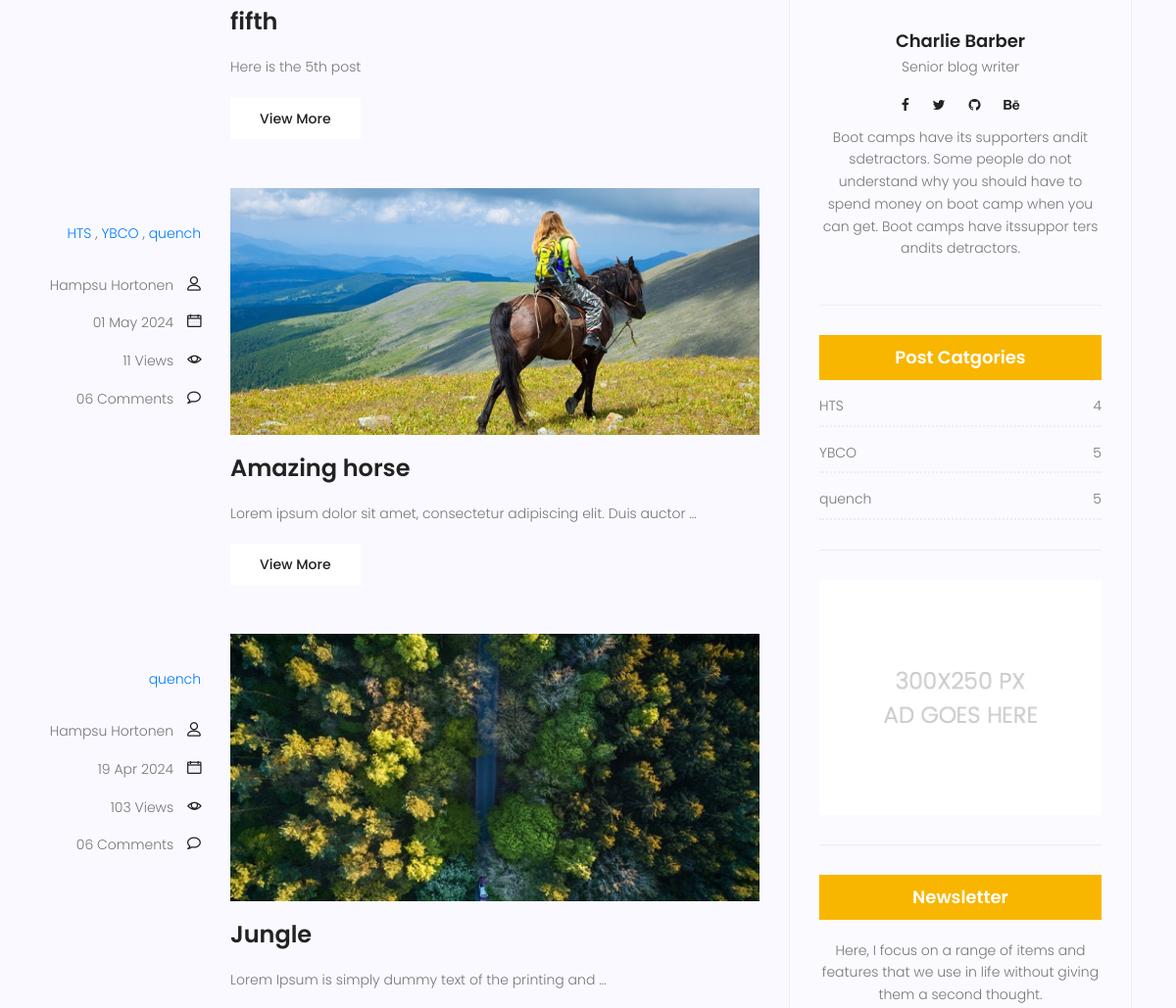
/blog/ (middle part), run on an earlier commit of the app's database.
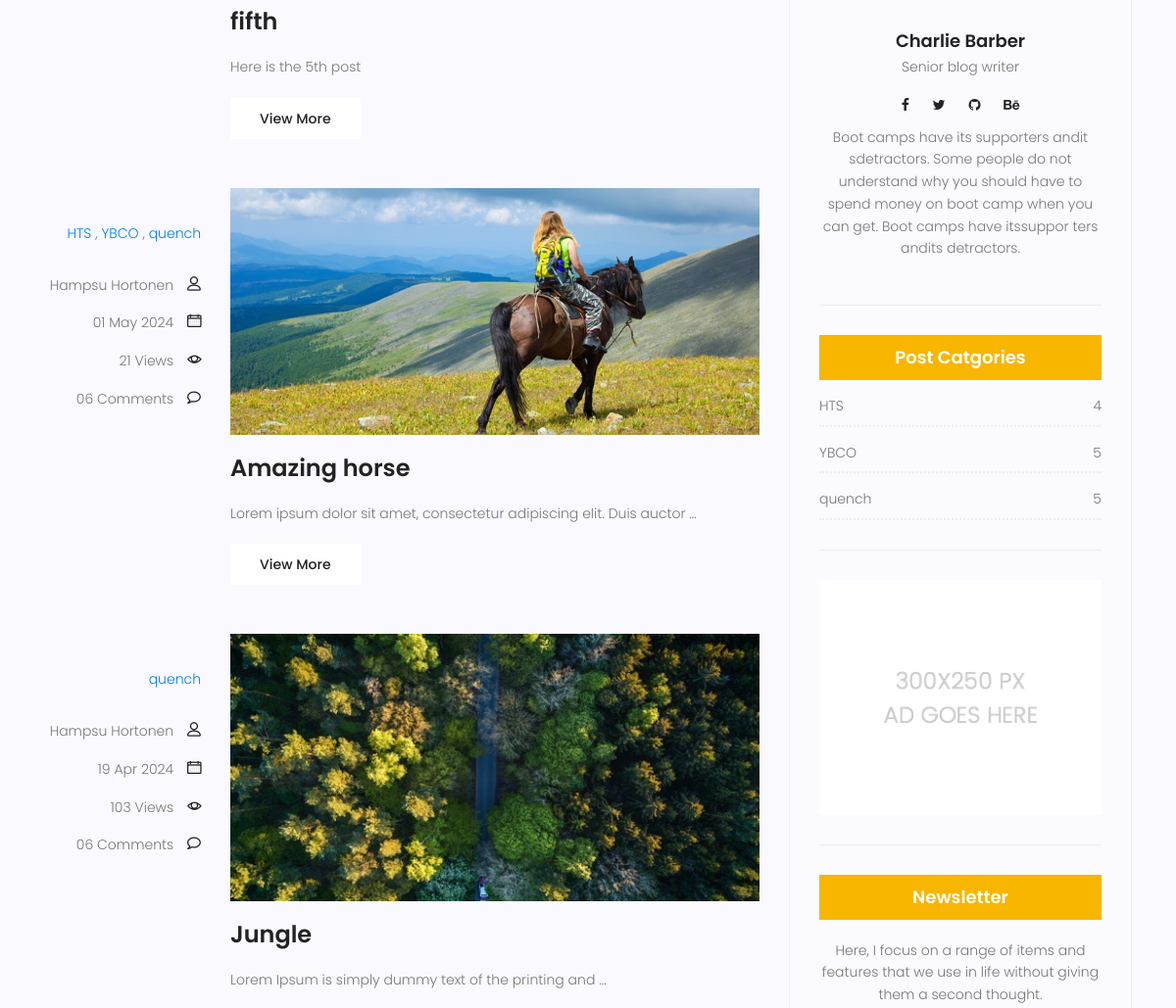
And on a later commit of the database.
### blog/models.py (models this page shows, shortened)
class Post(models.Model):
    image = models.ImageField(upload_to='blog/', default='blog/default.jpg')
    author = models.ForeignKey(User, null=True, on_delete=models.SET_NULL)
    title = models.CharField(max_length=255)
    content = models.TextField()
    tags = TaggableManager()
    category = models.ManyToManyField(Category)
    counted_view = models.IntegerField(default=0)
    status = models.BooleanField(default=False)
    published_date = models.DateTimeField(null=True)
    created_date = models.DateTimeField(auto_now_add=True)
    updated_date = models.DateTimeField(auto_now=True)
    class Meta:
        ordering = ('-created_date',)

class Category(models.Model):
    name = models.CharField(max_length=255)
    def __str__(self):
        return self.name

### blog/views.py (the view)
# urls.py: path('', blog_view, name = 'index'),
def blog_view(request, **kwargs):
    posts = Post.objects.filter(status = True)
    if kwargs.get('cat_name') != None:
        posts = posts.filter(category__name = kwargs['cat_name'])
    if kwargs.get('author_username') != None:
        posts = posts.filter(author__username = kwargs['author_username'])
    if kwargs.get('tag_name') != None:
        posts = posts.filter(tags__name__in = [kwargs['tag_name']])
    posts = posts.filter(published_date__lte=timezone.now()).order_by('-published_date')
    posts = Paginator(posts, 3)
    try:
        page_number = request.GET.get('page')
        posts = posts.get_page(page_number)
    except PageNotAnInteger:
        posts = posts.page(1)
    except EmptyPage:
        posts = posts.page(1)
    context = {'posts': posts}
    return render(request, 'blog/blog-home.html', context)

### blog/templatetags/blog_tags.py (called while the page is built)
@register.inclusion_tag('blog/blog-post-categories.html')
def postcategories():
    posts = Post.objects.filter(status = True)
    categories = Category.objects.all()
    cat_dict = {}
    for name in categories:
        cat_dict[name] = posts.filter(category=name).count()
    return {'categories': cat_dict}

### templates/blog/blog-home.html (shortened to what this page needs)
{% extends 'base.html' %}
{% load static %}
{% load blog_tags %}
{% block content %}
<section class="post-content-area">
	<div class="container">
		<div class="row">
			<div class="col-lg-8 posts-list">
				{% for post in posts %}
				<div class="single-post row">
					<div class="col-lg-3  col-md-3 meta-details">
						<ul class="tags">
							{% for cat in post.category.all %}
							<a href="{% url 'blog:category' cat_name=cat.name %}">{{cat.name}}</a> {% if not forloop.last %},{% endif %}
							{% endfor %}
						</ul>
						<div class="user-details row">
							<p class="user-name col-lg-12 col-md-12 col-6"><a href="{% url 'blog:author' author_username=post.author.get_username %}">{{post.author.get_full_name}}</a>
								<span class="lnr lnr-user"></span>
							</p>
							<p class="date col-lg-12 col-md-12 col-6"><a href="#">{{post.published_date|date:"d M Y"}}</a> <span class="lnr lnr-calendar-full"></span></p>
							<p class="view col-lg-12 col-md-12 col-6"><a href="#">{{post.counted_view}} Views</a> <span
									class="lnr lnr-eye"></span></p>
							<p class="comments col-lg-12 col-md-12 col-6"><a href="#">06 Comments</a> <span
									class="lnr lnr-bubble"></span></p>
						</div>
					</div>
					<div class="col-lg-9 col-md-9 ">
						<div class="feature-img">
							<img class="img-fluid" src="{{post.image.url}}" alt="">
						</div>
						<a class="posts-title" href="{% url 'blog:single' post.id %}">
							<h3>{{post.title}}</h3>
						</a>
						<p class="excert">
							{{post.content|truncatewords:10}}
						</p>
						<a href="{% url 'blog:single' post.id %}" class="primary-btn">View More</a>
					</div>
				</div>
				{% endfor %}
			</div>
			<div class="col-lg-4 sidebar-widgets">
				<div class="widget-wrap">
					{% include 'blog/blog-writer.html' %}
					{% postcategories %}
					{% include 'blog/blog-ads.html' %}
					{% include 'blog/blog-newsletter.html' %}
				</div>
			</div>
		</div>
	</div>
</section>
{% endblock %}

### templates/base.html (shortened to what this page needs)
{% load static %}
<!DOCTYPE html>
<html lang="zxx" class="no-js">
<head>
    <link rel="stylesheet" href="{% static 'css/linearicons.css' %}">
    <link rel="stylesheet" href="{% static 'css/font-awesome.min.css' %}">
    <link rel="stylesheet" href="{% static 'css/bootstrap.css' %}">
    <link rel="stylesheet" href="{% static 'css/magnific-popup.css' %}">
    <link rel="stylesheet" href="{% static 'css/jquery-ui.css' %}">
    <link rel="stylesheet" href="{% static 'css/nice-select.css' %}">
    <link rel="stylesheet" href="{% static 'css/animate.min.css' %}">
    <link rel="stylesheet" href="{% static 'css/owl.carousel.css' %}">
    <link rel="stylesheet" href="{% static 'css/main.css' %}">
</head>
<body>
    {% block content %}
    {% endblock %}
</body>
</html>

### templates/messages.html (shortened to what this page needs)
{% load static %}

### templates/blog/blog-search.html (shortened to what this page needs)
{% load static %}

### templates/blog/blog-writer.html (shortened to what this page needs)
{% load static %}
<div class="single-sidebar-widget user-info-widget">
    <a href="#">
        <h4>Charlie Barber</h4>
    </a>
    <p>
        Senior blog writer
    </p>
    <ul class="social-links">
        <li><a href="#"><i class="fa fa-facebook"></i></a></li>
        <li><a href="#"><i class="fa fa-twitter"></i></a></li>
        <li><a href="#"><i class="fa fa-github"></i></a></li>
        <li><a href="#"><i class="fa fa-behance"></i></a></li>
    </ul>
    <p>
        Boot camps have its supporters andit sdetractors. Some people do not understand why you
        should have to spend money on boot camp when you can get. Boot camps have itssuppor ters
        andits detractors.
    </p>
</div>

### templates/blog/blog-post-categories.html
{% load static %}
<div class="single-sidebar-widget post-category-widget">
    <h4 class="category-title">Post Catgories</h4>
    <ul class="cat-list">
        {% for name, count in categories.items %}
        <li>
            <a href="{% url 'blog:category' cat_name=name%}" class="d-flex justify-content-between">
                <p>{{name}}</p>
                <p>{{count}}</p>
            </a>
        </li>
        {% endfor %}
    </ul>
</div>

### templates/blog/blog-ads.html
{% load static %}
<div class="single-sidebar-widget ads-widget">
    <a href="#"><img class="img-fluid" src="{% static 'img/blog/ads-banner.jpg' %}" alt=""></a>
</div>

### templates/blog/blog-newsletter.html (shortened to what this page needs)
{% load static %}
<div class="single-sidebar-widget newsletter-widget">
    <h4 class="newsletter-title">Newsletter</h4>
    <p>
        Here, I focus on a range of items and features that we use in life without
        giving them a second thought.
    </p>
</div>

### statics/css/main.css (style rules this page uses)
body { color: #777777; font-family: "Poppins", sans-serif; font-size: 14px; font-weight: 300; line-height: 1.625em; position: relative; }
ol, ul { margin: 0; padding: 0; list-style: none; }
a { -webkit-transition: all 0.3s ease 0s; -moz-transition: all 0.3s ease 0s; -o-transition: all 0.3s ease 0s; transition: all 0.3s ease 0s; }
a, a:focus, a:hover { text-decoration: none; outline: 0; }
h1, h2, h3, h4, h5, h6 { font-family: "Poppins", sans-serif; color: #222222; line-height: 1.2em !important; margin-bottom: 0; margin-top: 0; font-weight: 600; }
h3, .h3 { font-size: 24px; }
h4, .h4 { font-size: 18px; }
h3 { font-size: 24px; }
h4 { font-size: 18px; }
h1, h2, h3, h4, h5, h6 { line-height: 1.5em; }
.primary-btn { background: #f8b600; line-height: 42px; padding-left: 30px; padding-right: 30px; border: none; color: #fff; display: inline-block; font-size: 14px; font-weight: 500; position: relative; -webkit-transition: all 0.3s ease 0s; -moz-transition: all 0.3s ease 0s; -o-transition: all 0.3s ease 0s; transition: all 0.3s ease 0s; cursor: pointer; position: relative; }
.post-content-area { background-color: #f9f9ff; }
.post-content-area .single-post { margin-bottom: 50px; }
.post-content-area .single-post .meta-details { text-align: right; margin-top: 35px; }
.post-content-area .single-post .meta-details .tags { margin-bottom: 30px; }
.post-content-area .single-post .user-name a, .post-content-area .single-post .date a, .post-content-area .single-post .view a, .post-content-area .single-post .comments a { color: #777777; margin-right: 10px; -webkit-transition: all 0.3s ease 0s; -moz-transition: all 0.3s ease 0s; -o-transition: all 0.3s ease 0s; transition: all 0.3s ease 0s; }
.post-content-area .single-post .user-name .lnr, .post-content-area .single-post .date .lnr, .post-content-area .single-post .view .lnr, .post-content-area .single-post .comments .lnr { font-weight: 900; color: #222; }
.post-content-area .single-post .feature-img img { width: 100%; }
.post-content-area .single-post .posts-title h3 { margin: 20px 0px; }
.post-content-area .single-post .excert { margin-bottom: 20px; }
.post-content-area .single-post .primary-btn { background: #fff !important; color: #222 !important; -webkit-transition: all 0.3s ease 0s; -moz-transition: all 0.3s ease 0s; -o-transition: all 0.3s ease 0s; transition: all 0.3s ease 0s; border-radius: 0px !important; }
.posts-list .posts-title h3 { -webkit-transition: all 0.3s ease 0s; -moz-transition: all 0.3s ease 0s; -o-transition: all 0.3s ease 0s; transition: all 0.3s ease 0s; }
.sidebar-widgets { padding-bottom: 120px; }
.widget-wrap { background: #fafaff; padding: 20px 0px; border: 1px solid #eee; }
.widget-wrap .single-sidebar-widget { margin: 30px 30px; padding-bottom: 30px; border-bottom: 1px solid #eee; }
.widget-wrap .single-sidebar-widget:last-child { border-bottom: none; margin-bottom: 0px; }
.widget-wrap .user-info-widget { text-align: center; }
.widget-wrap .user-info-widget a h4 { margin-top: 40px; margin-bottom: 5px; -webkit-transition: all 0.3s ease 0s; -moz-transition: all 0.3s ease 0s; -o-transition: all 0.3s ease 0s; transition: all 0.3s ease 0s; }
.widget-wrap .user-info-widget .social-links li { display: inline-block; margin-bottom: 10px; }
.widget-wrap .user-info-widget .social-links li a { color: #222; padding: 10px; font-size: 14px; -webkit-transition: all 0.3s ease 0s; -moz-transition: all 0.3s ease 0s; -o-transition: all 0.3s ease 0s; transition: all 0.3s ease 0s; }
.widget-wrap .ads-widget img { width: 100%; }
.widget-wrap .post-category-widget .category-title { background: #f8b600; color: #fff; text-align: center; padding: 12px 0px; }
.widget-wrap .post-category-widget .cat-list li { padding-top: 15px; padding-bottom: 8px; border-bottom: 2px dotted #eee; -webkit-transition: all 0.3s ease 0s; -moz-transition: all 0.3s ease 0s; -o-transition: all 0.3s ease 0s; transition: all 0.3s ease 0s; }
.widget-wrap .post-category-widget .cat-list li p { font-weight: 300; font-size: 14px; margin-bottom: 0px; -webkit-transition: all 0.3s ease 0s; -moz-transition: all 0.3s ease 0s; -o-transition: all 0.3s ease 0s; transition: all 0.3s ease 0s; }
.widget-wrap .post-category-widget .cat-list li a { color: #777777; }
.widget-wrap .newsletter-widget .newsletter-title { background: #f8b600; color: #fff; text-align: center; padding: 12px 0px; }
.widget-wrap .newsletter-widget p { text-align: center; margin: 20px 0px; }

What changed in the data, as far as the page shows it:
changed Post "Amazing horse": counted_view "11" → "21"
